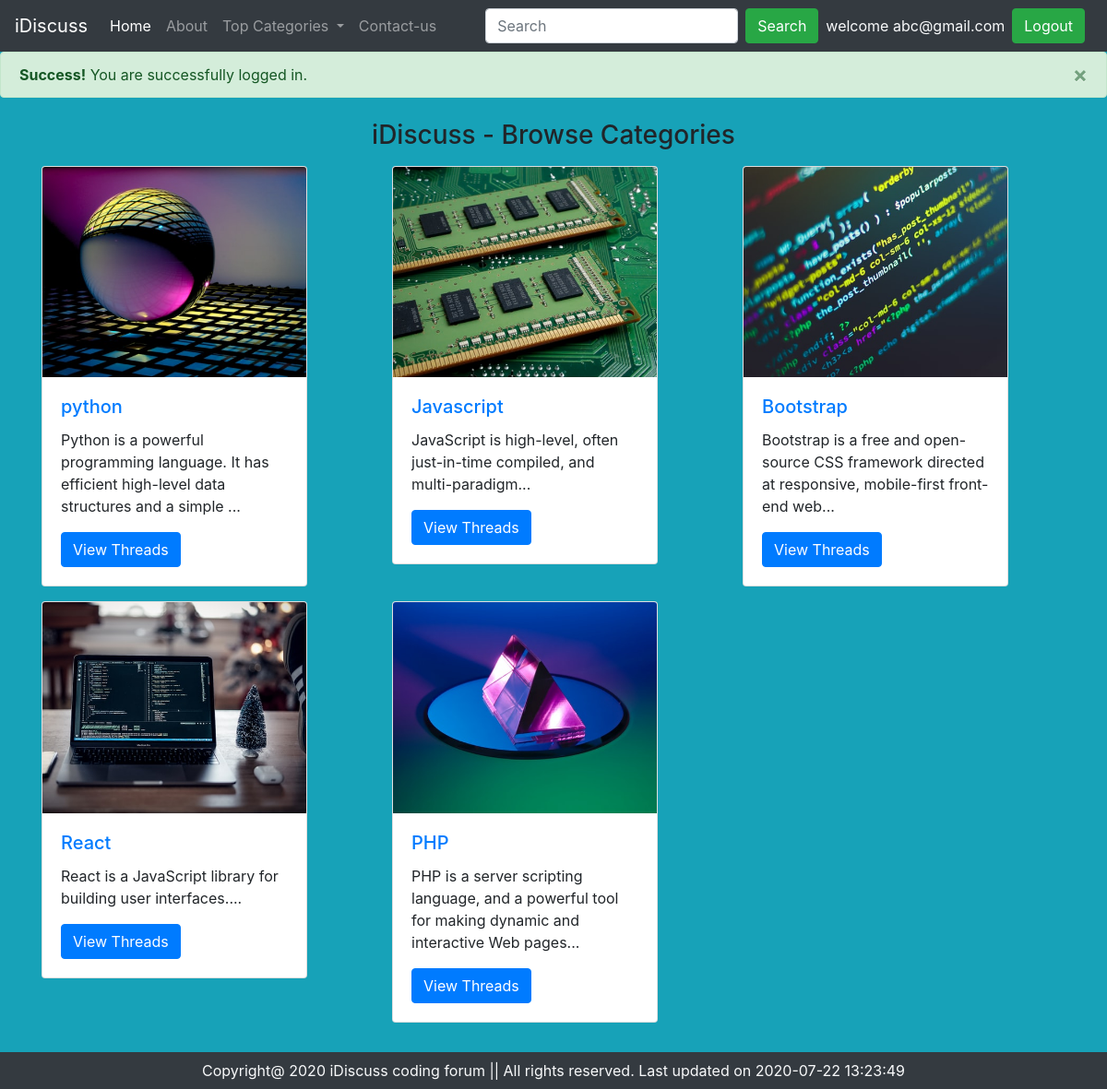
The page /Project-2/index.php?loggedin=true (signed in) on the database its author committed.
### tables this page shows
CREATE TABLE `categories` (
  `category_id` int(5) NOT NULL,
  `category_name` varchar(50) NOT NULL,
  `category_description` varchar(200) NOT NULL,
  `category_tstamp` datetime NOT NULL DEFAULT current_timestamp()
);

### Project-2/index.php (the view, shortened to what this page needs)
<!doctype html>
<html lang="en">
<head>
    <link rel="stylesheet" href="https://stackpath.bootstrapcdn.com/bootstrap/4.5.0/css/bootstrap.min.css"
>
</head>
<body class="bg-info" onload="myFunction()">
    <?php include 'partials/header.php'; ?>
    <div class="container animate-bottom my-4">
        <h3 class=" text-center"> iDiscuss - Browse Categories</h3>
        <div class="row">
            <?php
                include 'partials/dbconnect.php';
                $sql = "SELECT * FROM `categories`";
                $result = mysqli_query($conn, $sql);
                $num_row = mysqli_num_rows($result);
                if ($num_row > 0) {
                    while ($row = mysqli_fetch_assoc($result)) {
                        $catid = $row["category_id"];
                        $catname = $row["category_name"];
                        $catdesc= $row["category_description"];
                        echo ' <div class="col-md-4 my-2">
                                    <div class="card" style="width: 18rem;">
                                        <img src="img/card'.$catid.'.jfif" class="card-img-top" alt="card_image">
                                        <div class="card-body">
                                            <h5 class="card-title"><a href="/phptutorial/Project-2/threadlist.php?catid='.$catid.'">'.$catname.'</a></h5>
                                            <p class="card-text">'.substr($catdesc,0,100).'...</p>
                                            <a href="/phptutorial/Project-2/threadlist.php?catid='.$catid.'" class="btn btn-primary">View Threads</a>
                                        </div>
                                    </div>
                                </div>';
                    }
                }
            ?>
        </div>
    </div>
    <?php include 'partials/footer.php'; ?>
</body>
</html>

### Project-2/index.php (style rules this page uses)
.animate-bottom { position: relative; -webkit-animation-name: animatebottom; -webkit-animation-duration: 1s; animation-name: animatebottom; animation-duration: 1s }

### rows shown on the page
categories: shows a picture, category_name "python", category_description "Python is a powerful programming language. It has efficient high-level data structures and a simple"
categories: shows a picture, category_name "Javascript", category_description "JavaScript is high-level, often just-in-time compiled, and multi-paradigm"
categories: shows a picture, category_name "Bootstrap", category_description "Bootstrap is a free and open-source CSS framework directed at responsive, mobile-first front-end web"
categories: shows a picture, category_name "React", category_description "React is a JavaScript library for building user interfaces."
categories: shows a picture, category_name "PHP", category_description "PHP is a server scripting language, and a powerful tool for making dynamic and interactive Web pages"

### other values the page prints
$_SESSION['useremail'] "abc@gmail.com"
